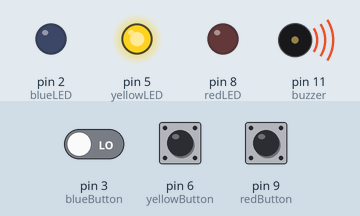
Recording of a sketch running on a simulated Arduino Uno, built with avr-gcc and run on an emulated ATmega328P. On the bench: output pins drawn as LEDs (lit = HIGH), buzzer (waves = sounding). The inputs (shaded band) are chosen by the test bench; at power-on: pin 6 (yellowButton) LOW, pin 9 (redButton) HIGH, pin 3 (blueButton) LOW. Random numbers use the default seed unless the sketch sets one.

Above: at 1.8 s.
1.9 s: pin 6 (yellowButton) pulled HIGH for 0.15 s
At 1.97 s:
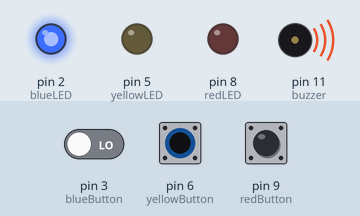
3.5 s: pin 9 (redButton) pulled LOW for 0.15 s
At 3.57 s:
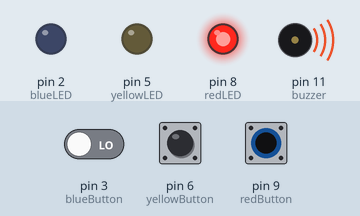
5.1 s: pin 9 (redButton) pulled LOW for 3.2 s
At 9.1 s:
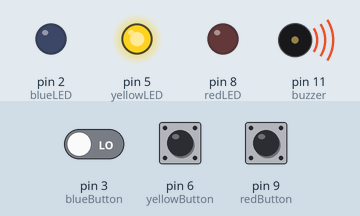
9.8 s: pin 6 (yellowButton) pulled HIGH for 3.2 s
At 10.2 s:
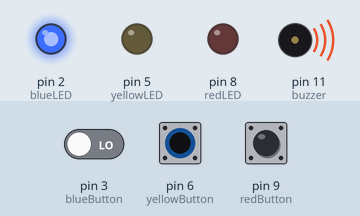
14.5 s: pin 3 (blueButton) driven HIGH and pin 6 (yellowButton) driven HIGH
At 15.0 s:
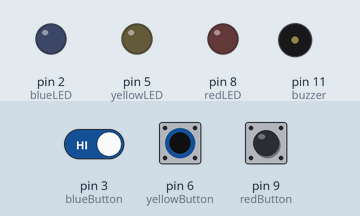
16.0 s: pin 9 (redButton) pulled LOW for 3.2 s
At 17.3 s:
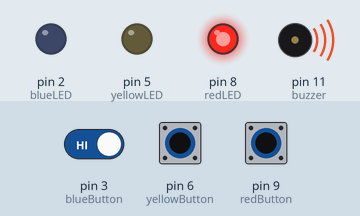
Timing chart, 0 to 20.7 s (numbered marks = the images above; inputs shaded):
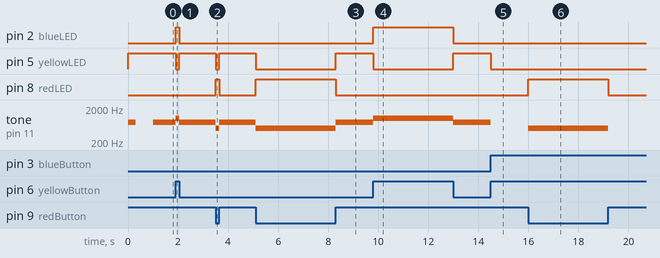

The sketch:

Random_Lights.ino
```cpp
//LEDs
const int blueLED = 2;
const int yellowLED = 5;
const int redLED = 8;


//buttons
const int blueButton = 3;
const int yellowButton = 6;
const int redButton = 9;

//buzzer
const int buzzer = 11;
const int blueTone = 1000;
const int yellowTone = 750;
const int redTone = 500;
const int toneTime = 300;

//game variables
const int delayTime = 1000;
const int maxSteps = 20;
int lightSequence[maxSteps];
int difficulty;
int stepCounter;
int mode = 0;

void setup() {
  //button input
  pinMode(redButton, INPUT);
  pinMode(yellowButton, INPUT);
  pinMode(blueButton, INPUT);
  //LED output
  pinMode(redLED, OUTPUT);
  pinMode(yellowLED, OUTPUT);
  pinMode(blueLED, OUTPUT);
  //buzzer output
  pinMode(buzzer, OUTPUT);
}

void loop() {
  switch(mode) {
      case 0:
          setGame();     //sets up for a new game
          break;
      case 1:
          ledSequence(); //plays the LED sequence created in the previous case
          break;
      case 2:
          buttonPress(); //allows the buttons to be pressed to lights LEDs and set off the buzzer
          break;         //there is no escaping this part (yet) without doing the old turn it off and on again
  }
}

//test method, used for Step #4
void buttonPress() {
  setLED(readButtons());
  playTone(readButtons());
}

//sets everything up for a new game
void setGame() {
  difficulty = 0; //in order to test  random LEDs before finishing the game, change the difficulty here
  stepCounter = 0;

  //creates array of random numbers 1-3
  for(int i = 0; i < maxSteps; i++)
      lightSequence[i] = random(3) + 1;

  mode = 1;
}

//ledSequence lights LEDs based on the random
//number array created in setGame
void ledSequence() {
  for(int j = 0; j <= difficulty; j++) {
      setLED(lightSequence[j]);
      playTone(lightSequence[j]);
      delay(delayTime);
      offLEDs();
  }

  mode = 2;
}

//readButtons returns a specific number 1-3 for
//each button pressed, and 0 otherwise
int readButtons() {
  if(digitalRead(redButton) == LOW)
      return 1;
  else if(digitalRead(yellowButton) == LOW)
      return 2;
  else if(digitalRead(blueButton) == LOW)
      return 3;
  else
      return 0;
}

//setLED takes in an int and calls setLEDs based on the int
void setLED(int num) {
  switch(num) {
      case 0:
          setLEDs(false, false, false);
          break;
      case 1:
          setLEDs(true, false, false);
          break;
      case 2:
          setLEDs(false, true, false);
          break;
      case 3:
          setLEDs(false, false, true);
          break;
  }
}

//setLEDs takes boolean inputs and uses them to
//determine which LEDs should be on/off
void setLEDs(boolean red, boolean yellow, boolean blue) {
  if (red)
      digitalWrite(redLED, HIGH);
  else
      digitalWrite(redLED, LOW);
  if (yellow)
      digitalWrite(yellowLED, HIGH);
  else
      digitalWrite(yellowLED, LOW);
  if (blue)
      digitalWrite(blueLED, HIGH);
  else
      digitalWrite(blueLED, LOW);
}

void offLEDs() {
  setLEDs(false, false, false);
}

//playTone takes takes int input and makes
//a tone or is silent based on the int
void playTone(int num) {
  switch(num) {
      case 0:
          noTone(buzzer);
          break;
      case 1:
          tone(buzzer, redTone, toneTime);
          break;
      case 2:
          tone(buzzer, yellowTone, toneTime);
          break;
      case 3:
          tone(buzzer, blueTone, toneTime);
  }
}
```

Measured:
- after the input at 1.9 s, pin 2 (blueLED): LOW → HIGH at once, → LOW 0.15 s later; pin 5 (yellowLED): HIGH → LOW at once, → HIGH 0.15 s later; tone on pin 11 (buzzer): 750 Hz → 1000 Hz at once, → 750 Hz 0.15 s later
- after the input at 3.5 s, pin 5 (yellowLED): HIGH → LOW at once, → HIGH 0.15 s later; pin 8 (redLED): LOW → HIGH at once, → LOW 0.15 s later; tone on pin 11 (buzzer): 750 Hz → 500 Hz at once, → 750 Hz 0.15 s later
- after the input at 5.1 s, pin 5 (yellowLED): HIGH → LOW at once, → HIGH 3.2 s later; pin 8 (redLED): LOW → HIGH at once, → LOW 3.2 s later; tone on pin 11 (buzzer): 750 Hz → 500 Hz at once, → 750 Hz 3.2 s later
- after the input at 9.8 s, pin 2 (blueLED): LOW → HIGH at once, → LOW 3.2 s later; pin 5 (yellowLED): HIGH → LOW at once, → HIGH 3.2 s later; tone on pin 11 (buzzer): 750 Hz → 1000 Hz at once, → 750 Hz 3.2 s later
- after the input at 14.5 s, pin 5 (yellowLED): HIGH → LOW at once; tone on pin 11 (buzzer): 750 Hz → silent at once
- after the input at 16.0 s, pin 8 (redLED): LOW → HIGH at once, → LOW 3.2 s later; tone on pin 11 (buzzer): silent → 500 Hz at once, → silent 3.2 s later
